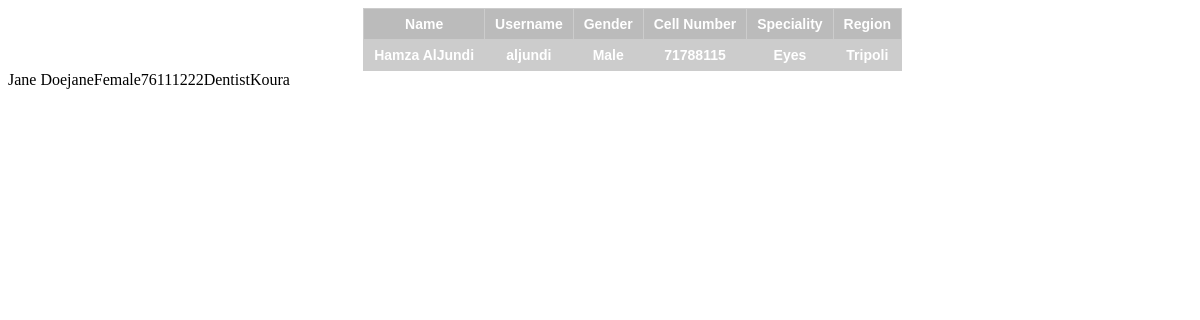
The app's page /hintDoctor.php with its own data.
### tables this page shows
CREATE TABLE `doctor` (
  `doctorID` int(11) NOT NULL,
  `userID` int(11) NOT NULL,
  `Speciality` varchar(25) NOT NULL,
  `Region` varchar(25) NOT NULL
);

CREATE TABLE `user` (
  `userID` int(11) NOT NULL,
  `name` varchar(50) NOT NULL,
  `username` varchar(25) NOT NULL,
  `password` varchar(25) NOT NULL,
  `dob` date NOT NULL,
  `gender` varchar(20) NOT NULL,
  `cellNB` int(11) NOT NULL,
  `roleID` int(11) NOT NULL
);

### hintDoctor.php (the view, shortened to what this page needs)
<!DOCTYPE html>
<html lang="en" dir="ltr">
  <head>
  </head>
  <body>
    <?php
    include 'Connection.php';
    $q=$_GET["q"];
    $query = "Select * from user u, doctor d where name like'$q%' AND roleID=3 AND d.userID=u.userID";
    $r = mysqli_query($con,$query) ;
    echo "<table class=steelBlueCols>";
    echo "<tr>"."<td>"."Name"."</td>"."<td>"."Username"."</td>"."<td>"."Gender"."</td>"."<td>"."Cell Number"."</td>"."<td>"."Speciality"."</td>"."<td>"."Region"."</td>"."</tr>";
     while($row = mysqli_fetch_array($r) ) {
        echo "<tr><td>".$row['name']."</td>";
    	  echo "<td>".$row['username']."</td>";
    	  echo "<td>".$row['gender']."</td>";
    	  echo "<td>".$row['cellNB']."</td>";
        echo "<td>".$row['Speciality']."</td>";
        echo "<td>".$row['Region']."</td></tr>";
    echo "</table>";
     }
    ?>
  </body>
</html>

### hintDoctor.php (style rules this page uses)
table.steelBlueCols { font-family: Arial, Helvetica, sans-serif; border: 0px solid #555555; background-color: #bbb; width: auto; height: auto; text-align: center; border-collapse: collapse; margin-left: 30%; }
table.steelBlueCols td, table.steelBlueCols th { border: 1px solid #ccc; padding: 7px 10px; }
table.steelBlueCols tbody td { font-size: 14px; font-weight: bold; color: #FFFFFF; }
table.steelBlueCols tr:nth-child(even) { background: #CCCCCC; }

### records on screen
doctor: userID.name "Hamza AlJundi", userID.username "aljundi", userID.gender "Male", userID.cellNB "71788115", Speciality "Eyes", Region "Tripoli"
doctor: userID.name "Jane Doe", userID.username "jane", userID.gender "Female", userID.cellNB "76111222", Speciality "Dentist", Region "Koura"
